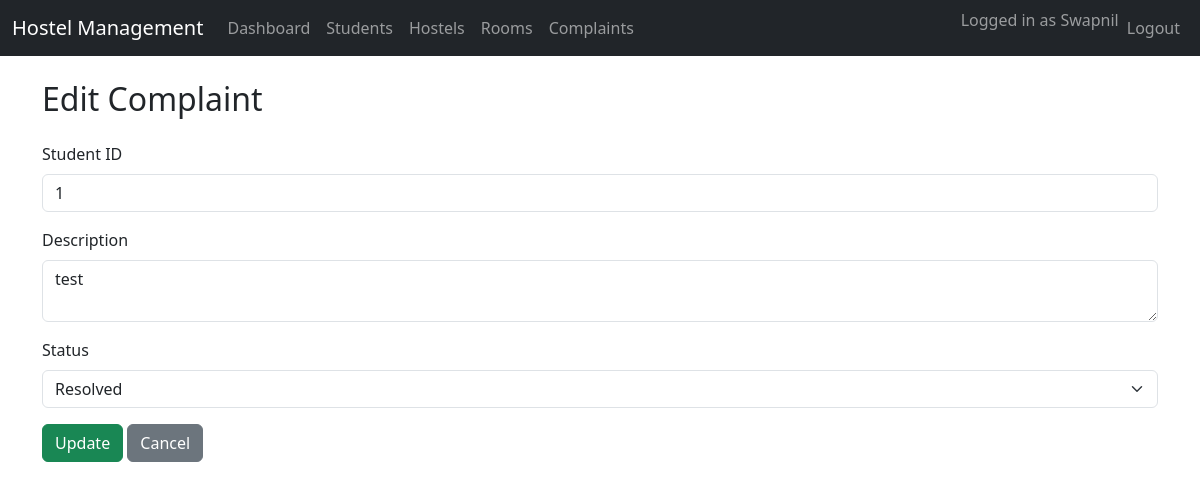
The app's page /complaints/edit/1 (signed in) with its own data.
### app/models/complaint.py (models this page shows, shortened)
class Complaint(db.Model):
    __tablename__ = "complaints"
    id = db.Column(db.Integer, primary_key=True)
    student_id = db.Column(db.Integer, db.ForeignKey("students.id"))
    description = db.Column(db.Text, nullable=False)
    status = db.Column(db.String(50), default="Pending")  # Pending/Resolved
    timestamp = db.Column(db.DateTime, default=db.func.current_timestamp())

### app/__init__.py (the view, shortened to what this page needs)
    @app.route("/complaints/edit/<int:complaint_id>", methods=["GET", "POST"])
    @login_required
    @admin_required
    def edit_complaint_web(complaint_id):
        from app.models.complaint import Complaint
        from app.utils.database import db
        from flask import request
        complaint = Complaint.query.get_or_404(complaint_id)
        return render_template("complaint_form.html", complaint=complaint)

### app/templates/complaint_form.html (shortened to what this page needs)
{% extends 'base.html' %}
{% block content %}
<h2 class="mb-4">{{ 'Edit' if complaint else 'Add' }} Complaint</h2>
<form method="post">
  <div class="mb-3">
    <label for="student_id" class="form-label">Student ID</label>
    <input type="number" class="form-control" id="student_id" name="student_id" value="{{ complaint.student_id if complaint else '' }}" required>
  </div>
  <div class="mb-3">
    <label for="description" class="form-label">Description</label>
    <textarea class="form-control" id="description" name="description" required>{{ complaint.description if complaint else '' }}</textarea>
  </div>
  <div class="mb-3">
    <label for="status" class="form-label">Status</label>
    <select class="form-select" id="status" name="status">
      <option value="Resolved" {% if complaint and complaint.status == 'Resolved' %}selected{% endif %}>Resolved</option>
    </select>
  </div>
  <button type="submit" class="btn btn-success">{{ 'Update' if complaint else 'Add' }}</button>
  <a href="/complaints" class="btn btn-secondary">Cancel</a>
</form>
{% endblock %}

### records on screen
Complaint: student_id "1", description "test", status "Resolved"

### other values on screen
{{ session['username'] }} "Swapnil"
{{ 'Edit' if complaint else 'Add' }} "Edit"
{{ 'Update' if complaint else 'Add' }} "Update"
